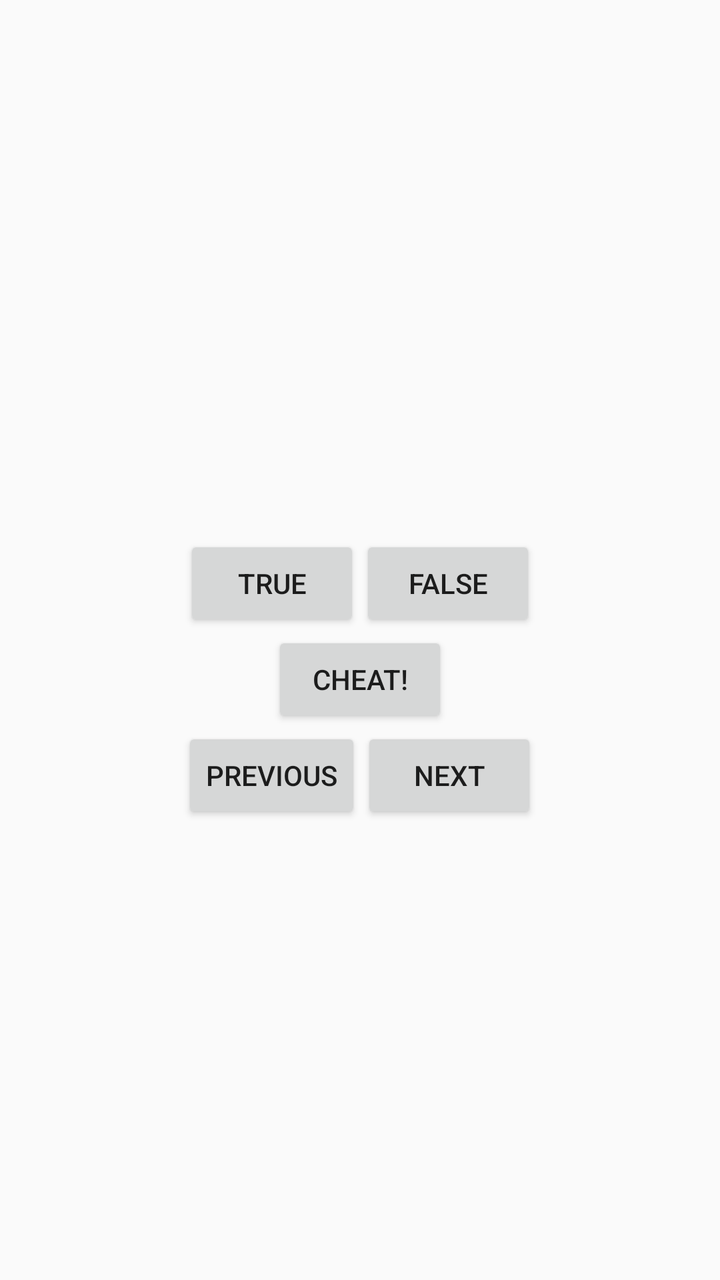
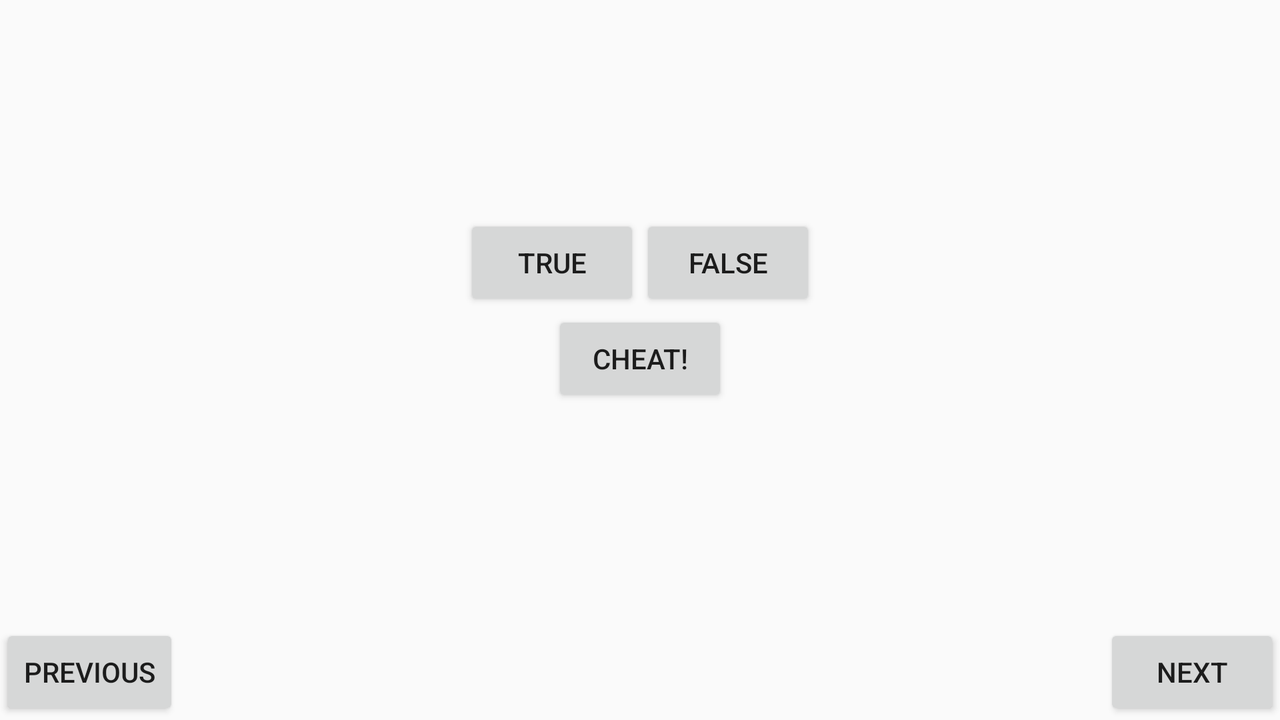

One screen, two layout resources from the same app: the default and the author's alternative for another configuration. Each is rendered where Android would select it; the XML of both is given below.
<!-- AndroidManifest.xml: application theme AppTheme -->
<!-- res/layout/activity_geo_quiz.xml -->
<LinearLayout
    xmlns:android="http://schemas.android.com/apk/res/android"
    android:layout_width="match_parent"
    android:layout_height="match_parent"
    android:orientation="vertical"
    android:gravity="center">

    <TextView
        android:id="@+id/tv_question"
        android:layout_width="wrap_content"
        android:layout_height="wrap_content"
        android:padding="24dp"
        android:textSize="30sp"

        />

    <LinearLayout
        android:layout_width="wrap_content"
        android:layout_height="wrap_content"
        android:orientation="horizontal"
        android:gravity="center">

        <Button
            android:id="@+id/true_button"
            android:text="@string/true_string"
            android:layout_width="0dp"
            android:layout_weight="1"
            android:layout_height="wrap_content" />

        <Button
            android:id="@+id/false_button"
            android:text="@string/false_string"
            android:layout_width="0dp"
            android:layout_weight="1"
            android:layout_height="wrap_content" />
     </LinearLayout>
    <Button
        android:id="@+id/button_cheat"
        android:layout_width="wrap_content"
        android:layout_height="wrap_content"
        android:layout_gravity="center"
        android:text="@string/cheat_button"/>

    <LinearLayout
        android:layout_width="wrap_content"
        android:layout_height="wrap_content"
        android:orientation="horizontal"
        android:gravity="center">
        <Button
            android:id="@+id/prev_button"
            android:layout_width="wrap_content"
            android:layout_height="wrap_content"
            android:text="@string/prev_text"
            android:drawableLeft="@drawable/arrow_left"
            android:drawablePadding="4dp"
            />

        <Button
            android:id="@+id/next_button"
            android:layout_width="wrap_content"
            android:layout_height="wrap_content"
            android:text="@string/next_text"
            android:drawableRight="@drawable/arrow_right"
            android:drawablePadding="4dp"
            />
        </LinearLayout>

    <TextView

        android:id="@+id/tv_api_level"
        android:layout_width="wrap_content"
        android:layout_height="wrap_content"
        android:layout_gravity="center"
        android:gravity="center"
        android:padding="15dp"/>

</LinearLayout>
<!-- resources referenced by this layout -->
<resources>
  <string name="cheat_button">Cheat!</string>
  <string name="false_string">False</string>
  <string name="next_text">Next</string>
  <string name="prev_text">Previous</string>
  <string name="true_string">True</string>
  <style name="AppTheme" parent="Theme.AppCompat.Light">
  
          
      </style>
</resources>
<!-- res/layout-land/activity_geo_quiz.xml (the author's variant of the layout above) -->
<!-- drawn on the phone turned sideways -->
<FrameLayout
    xmlns:android="http://schemas.android.com/apk/res/android"
    android:layout_width="match_parent"
    android:layout_height="match_parent"
    android:orientation="vertical"
    android:gravity="center">

    <TextView
        android:id="@+id/tv_question"
        android:layout_width="wrap_content"
        android:layout_height="wrap_content"
        android:padding="24dp"
        android:layout_marginTop="20dp"
        android:textSize="15sp"
        android:layout_gravity="center_horizontal"

        />

    <LinearLayout
        android:layout_width="wrap_content"
        android:layout_height="wrap_content"
        android:orientation="vertical"
        android:layout_gravity="center">

        <LinearLayout
            android:layout_width="wrap_content"
            android:layout_height="wrap_content"
            android:orientation="horizontal"
            android:layout_gravity="center"
            android:gravity="center">

            <Button
                android:id="@+id/true_button"
                android:text="@string/true_string"
                android:layout_width="0dp"
                android:layout_weight="1"
                android:layout_height="wrap_content" />
            <Button
                android:id="@+id/false_button"
                android:text="@string/false_string"
                android:layout_width="0dp"
                android:layout_weight="1"

                android:layout_height="wrap_content" />
         </LinearLayout>

        <Button
            android:id="@+id/button_cheat"
            android:layout_width="wrap_content"
            android:layout_height="wrap_content"
            android:layout_gravity="center"
            android:text="@string/cheat_button"/>


        <TextView

            android:id="@+id/tv_api_level"
            android:layout_width="wrap_content"
            android:layout_height="wrap_content"
            android:layout_gravity="center"
            android:gravity="center"
            android:padding="15dp"/>
    </LinearLayout>


    <Button
        android:id="@+id/prev_button"
        android:layout_marginTop="15dp"
        android:layout_width="wrap_content"
        android:layout_height="wrap_content"
        android:text="@string/prev_text"
        android:layout_gravity="bottom|left"
        android:drawableLeft="@drawable/arrow_left"
        android:drawablePadding="4dp"
        />

    <Button
        android:id="@+id/next_button"
        android:layout_marginTop="15dp"
        android:layout_width="wrap_content"
        android:layout_height="wrap_content"
        android:text="@string/next_text"
        android:layout_gravity="bottom|right"
        android:drawableRight="@drawable/arrow_right"
        android:drawablePadding="4dp"
        />











</FrameLayout>
